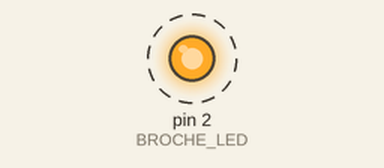
This sketch was run on a simulated Arduino Uno, built with avr-gcc and run on an emulated ATmega328P. Parts: output pins drawn as LEDs (lit = HIGH). Dashed ring = blinking.

Above: at 0.2 s.
Timing chart, 0 to 3.0 s (numbered marks = the images above):
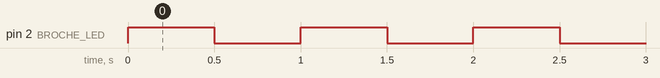

The sketch:

CDC1.ino
```cpp
const int BROCHE_LED=2;
const int PERIODE_MS=500;

void setup() {
  // put your setup code here, to run once:
  pinMode(BROCHE_LED,OUTPUT);

}

void loop() {
  // put your main code here, to run repeatedly:
  digitalWrite(BROCHE_LED,HIGH);
  delay(PERIODE_MS);
  digitalWrite(BROCHE_LED,LOW);
  delay(PERIODE_MS);
}
```

CDC5.ino
```cpp
// Vous avez oublié ce fichier !!!
```

Measured:
- by itself, pin 2 (BROCHE_LED): alternates HIGH for 0.50 s and LOW for 0.50 s
